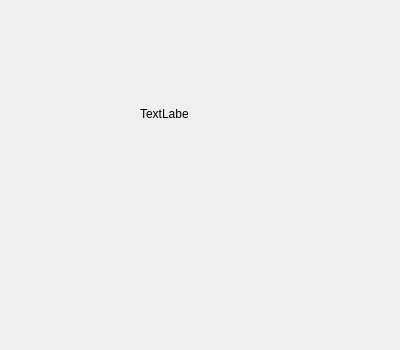
<?xml version="1.0" encoding="UTF-8"?>
<ui version="4.0">
 <class>Widget</class>
 <widget class="QWidget" name="Widget">
  <property name="geometry">
   <rect>
    <x>0</x>
    <y>0</y>
    <width>400</width>
    <height>350</height>
   </rect>
  </property>
  <property name="windowTitle">
   <string>Widget</string>
  </property>
  <widget class="QLabel" name="moveObject">
   <property name="geometry">
    <rect>
     <x>140</x>
     <y>90</y>
     <width>48</width>
     <height>48</height>
    </rect>
   </property>
   <property name="text">
    <string>TextLabel</string>
   </property>
  </widget>
 </widget>
 <layoutdefault spacing="6" margin="11"/>
 <resources/>
 <connections/>
</ui>
